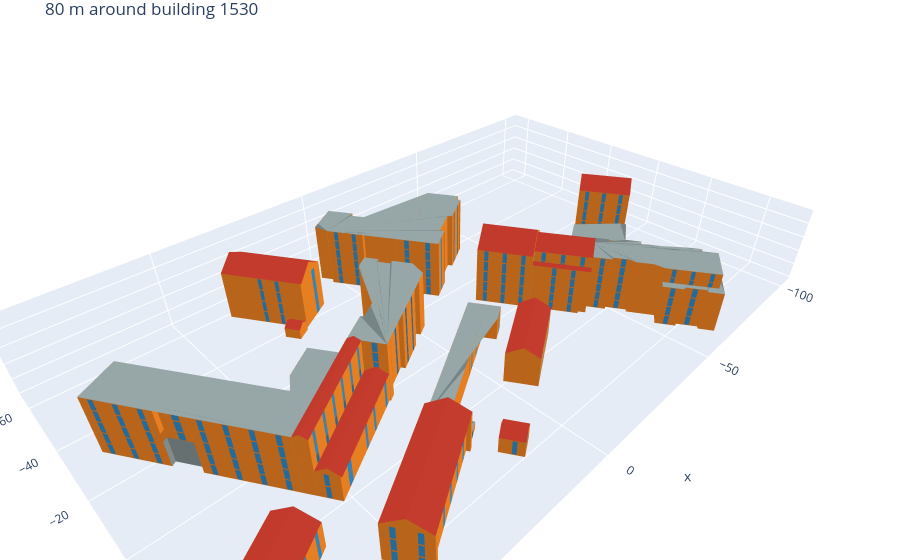

The cell this chart's notebook holds for it:
### Code cell
import plotly.graph_objects as go

COLOR = {
    "exposed_opening": "#2E86C1",
    "party": "#7F8C8D",
    "exposed_opaque": "#E67E22",
}


def wall_figure(portion):
    origin = shapely.centroid(shapely.union_all(portion.geometry.to_numpy()))
    origin_z = float(portion["z_bottom"].min())
    figure = go.Figure()
    for wall_class, color in COLOR.items():
        pieces = portion.loc[portion["wall_class"] == wall_class]
        x, y, z, i, j, k, hover = [], [], [], [], [], [], []
        for piece in pieces.itertuples(index=False):
            coordinates = shapely.get_coordinates(piece.geometry)
            start, end = coordinates[0], coordinates[-1]
            base = len(x)
            x0, y0 = start[0] - origin.x, start[1] - origin.y
            x1, y1 = end[0] - origin.x, end[1] - origin.y
            z0 = float(piece.z_bottom) - origin_z
            z1 = float(piece.z_top) - origin_z
            x.extend([x0, x0, x1, x1])
            y.extend([y0, y0, y1, y1])
            z.extend([z0, z1, z1, z0])
            i.extend([base, base, base, base])
            j.extend([base + 1, base + 2, base + 2, base + 3])
            k.extend([base + 2, base + 3, base + 1, base + 2])
            label = (
                f"{wall_class}<br>building {piece.building_id}"
                f"<br>{piece.area_m2:.0f} m²"
            )
            hover.extend([label] * 4)
        if not x:
            continue
        figure.add_trace(go.Mesh3d(
            x=x, y=y, z=z, i=i, j=j, k=k,
            color=color,
            name=wall_class,
            hovertext=hover,
            hoverinfo="text",
            flatshading=True,
        ))
    figure.update_layout(
        scene=dict(aspectmode="data"),
        legend_title_text="wall class",
        margin=dict(l=0, r=0, t=30, b=0),
    )
    return figure


building_id = torino_residenziale_express["building_id"].iloc[1000]
center = torino_residenziale_express.loc[
    torino_residenziale_express["building_id"].eq(building_id),
    "lod0_footprint_32632",
].iloc[0].centroid
near = shapely.distance(
    torino_residenziale_express["lod0_footprint_32632"].to_numpy(),
    center,
) <= 80
district_ids = set(torino_residenziale_express.loc[near, "building_id"])

portion = facades.loc[facades["building_id"].isin(district_ids)]
district_roofs = roofs.loc[roofs["building_id"].isin(district_ids)]
print(len(district_ids), "buildings,", int((portion["wall_class"] == "exposed_opening").sum()), "openings")

figure = wall_figure(portion)
origin = shapely.centroid(shapely.union_all(portion.geometry.to_numpy()))
origin_z = float(portion["z_bottom"].min())


def ring_triangles(poly, z_shift):
    points = []
    for x, y, z in shapely.get_coordinates(poly, include_z=True)[:-1]:
        point = (float(x) - origin.x, float(y) - origin.y, float(z) + z_shift - origin_z)
        if points and max(abs(point[k] - points[-1][k]) for k in range(3)) < 1e-6:
            continue
        points.append(point)
    triangles = []
    for n in range(1, len(points) - 1):
        triangles.append((points[0], points[n], points[n + 1]))
        triangles.append((points[0], points[n + 1], points[n]))
    return triangles


roof_color = {"gable": "#C0392B", "gable_end": COLOR["exposed_opaque"], "flat": "#95A5A6"}
for roof_type, color in roof_color.items():
    faces = district_roofs.loc[district_roofs["roof_type"].eq(roof_type)]
    x, y, z, i, j, k = [], [], [], [], [], []
    for row in faces.itertuples(index=False):
        z_eave = z_eave_of.get(row.building_id)
        if z_eave is None or z_eave != z_eave:
            continue
        z_shift = float(z_eave) - float(row.eave_h)
        for tri in ring_triangles(row.geometry, z_shift):
            base = len(x)
            for px, py, pz in tri:
                x.append(px)
                y.append(py)
                z.append(pz)
            i.append(base)
            j.append(base + 1)
            k.append(base + 2)
    if x:
        figure.add_trace(go.Mesh3d(
            x=x, y=y, z=z, i=i, j=j, k=k,
            color=color, name=roof_type, flatshading=True,
        ))

figure.update_layout(title=f"80 m around building {building_id}")
figure

### Figure 1 — Plotly figure (JSON) as saved in the notebook; plotly's stock layout.template omitted (floating-point values rounded to 4 significant figures; data arrays with more than 128 entries replaced by an {"elided": "..."} marker saying what was removed)
{"data": [{"color": "#2E86C1", "flatshading": true, "hoverinfo": "text", "hovertext": {"elided": "2284 str values"}, "i": {"elided": "2284 int values"}, "j": {"elided": "2284 int values"}, "k": {"elided": "2284 int values"}, "name": "exposed_opening", "type": "mesh3d", "x": {"elided": "2284 float values"}, "y": {"elided": "2284 float values"}, "z": {"elided": "2284 float values"}}, {"color": "#7F8C8D", "flatshading": true, "hoverinfo": "text", "hovertext": {"elided": "140 str values"}, "i": {"elided": "140 int values"}, "j": {"elided": "140 int values"}, "k": {"elided": "140 int values"}, "name": "party", "type": "mesh3d", "x": {"elided": "140 float values"}, "y": {"elided": "140 float values"}, "z": {"elided": "140 float values"}}, {"color": "#E67E22", "flatshading": true, "hoverinfo": "text", "hovertext": {"elided": "12052 str values"}, "i": {"elided": "12052 int values"}, "j": {"elided": "12052 int values"}, "k": {"elided": "12052 int values"}, "name": "exposed_opaque", "type": "mesh3d", "x": {"elided": "12052 float values"}, "y": {"elided": "12052 float values"}, "z": {"elided": "12052 float values"}}, {"color": "#C0392B", "flatshading": true, "i": [0, 3, 6, 9, 12, 15, 18, 21, 24, 27, 30, 33, 36, 39, 42, 45, 48, 51, 54, 57, 60, 63, 66, 69, 72, 75, 78, 81, 84, 87, 90, 93, 96, 99, 102, 105, 108, 111, 114, 117, 120, 123, 126, 129, 132, 135, 138, 141, 144, 147, 150, 153, 156, 159, 162, 165, 168, 171, 174, 177, 180, 183, 186, 189, 192, 195, 198, 201, 204, 207, 210, 213, 216, 219, 222, 225, 228, 231, 234, 237, 240, 243, 246, 249, 252, 255, 258, 261, 264, 267, 270, 273, 276, 279, 282, 285, 288, 291, 294, 297, 300, 303, 306, 309], "j": [1, 4, 7, 10, 13, 16, 19, 22, 25, 28, 31, 34, 37, 40, 43, 46, 49, 52, 55, 58, 61, 64, 67, 70, 73, 76, 79, 82, 85, 88, 91, 94, 97, 100, 103, 106, 109, 112, 115, 118, 121, 124, 127, 130, 133, 136, 139, 142, 145, 148, 151, 154, 157, 160, 163, 166, 169, 172, 175, 178, 181, 184, 187, 190, 193, 196, 199, 202, 205, 208, 211, 214, 217, 220, 223, 226, 229, 232, 235, 238, 241, 244, 247, 250, 253, 256, 259, 262, 265, 268, 271, 274, 277, 280, 283, 286, 289, 292, 295, 298, 301, 304, 307, 310], "k": [2, 5, 8, 11, 14, 17, 20, 23, 26, 29, 32, 35, 38, 41, 44, 47, 50, 53, 56, 59, 62, 65, 68, 71, 74, 77, 80, 83, 86, 89, 92, 95, 98, 101, 104, 107, 110, 113, 116, 119, 122, 125, 128, 131, 134, 137, 140, 143, 146, 149, 152, 155, 158, 161, 164, 167, 170, 173, 176, 179, 182, 185, 188, 191, 194, 197, 200, 203, 206, 209, 212, 215, 218, 221, 224, 227, 230, 233, 236, 239, 242, 245, 248, 251, 254, 257, 260, 263, 266, 269, 272, 275, 278, 281, 284, 287, 290, 293, 296, 299, 302, 305, 308, 311], "name": "gable", "type": "mesh3d", "x": {"elided": "312 float values"}, "y": {"elided": "312 float values"}, "z": {"elided": "312 float values"}}, {"color": "#E67E22", "flatshading": true, "i": [0, 3, 6, 9, 12, 15, 18, 21, 24, 27, 30, 33, 36, 39, 42, 45, 48, 51, 54, 57, 60, 63, 66, 69, 72, 75, 78, 81, 84, 87, 90, 93, 96, 99, 102, 105, 108, 111, 114, 117, 120, 123, 126, 129, 132, 135, 138, 141, 144, 147, 150, 153], "j": [1, 4, 7, 10, 13, 16, 19, 22, 25, 28, 31, 34, 37, 40, 43, 46, 49, 52, 55, 58, 61, 64, 67, 70, 73, 76, 79, 82, 85, 88, 91, 94, 97, 100, 103, 106, 109, 112, 115, 118, 121, 124, 127, 130, 133, 136, 139, 142, 145, 148, 151, 154], "k": [2, 5, 8, 11, 14, 17, 20, 23, 26, 29, 32, 35, 38, 41, 44, 47, 50, 53, 56, 59, 62, 65, 68, 71, 74, 77, 80, 83, 86, 89, 92, 95, 98, 101, 104, 107, 110, 113, 116, 119, 122, 125, 128, 131, 134, 137, 140, 143, 146, 149, 152, 155], "name": "gable_end", "type": "mesh3d", "x": {"elided": "156 float values"}, "y": {"elided": "156 float values"}, "z": {"elided": "156 float values"}}, {"color": "#95A5A6", "flatshading": true, "i": {"elided": "284 int values"}, "j": {"elided": "284 int values"}, "k": {"elided": "284 int values"}, "name": "flat", "type": "mesh3d", "x": {"elided": "852 float values"}, "y": {"elided": "852 float values"}, "z": {"elided": "852 float values"}}], "layout": {"legend": {"title": {"text": "wall class"}}, "margin": {"b": 0, "l": 0, "r": 0, "t": 30}, "scene": {"aspectmode": "data"}, "title": {"text": "80 m around building 1530"}}}
